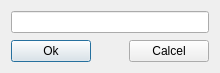
<?xml version="1.0" encoding="UTF-8"?>
<ui version="4.0">
 <class>RAOgame5TilesOrderDialog</class>
 <widget class="QDialog" name="RAOgame5TilesOrderDialog">
  <property name="geometry">
   <rect>
    <x>0</x>
    <y>0</y>
    <width>220</width>
    <height>73</height>
   </rect>
  </property>
  <property name="sizePolicy">
   <sizepolicy hsizetype="Fixed" vsizetype="Fixed">
    <horstretch>0</horstretch>
    <verstretch>0</verstretch>
   </sizepolicy>
  </property>
  <property name="windowTitle">
   <string>Игра 5</string>
  </property>
  <layout class="QGridLayout" name="gridLayout">
   <item row="2" column="2">
    <widget class="QPushButton" name="buttonCancel">
     <property name="text">
      <string>Calcel</string>
     </property>
    </widget>
   </item>
   <item row="2" column="0">
    <widget class="QPushButton" name="buttonOk">
     <property name="text">
      <string>Ok</string>
     </property>
     <property name="default">
      <bool>true</bool>
     </property>
    </widget>
   </item>
   <item row="0" column="0" colspan="3">
    <widget class="QLineEdit" name="lineEditPosition"/>
   </item>
   <item row="2" column="1">
    <spacer name="horizontalSpacer">
     <property name="orientation">
      <enum>Qt::Horizontal</enum>
     </property>
     <property name="sizeHint" stdset="0">
      <size>
       <width>40</width>
       <height>20</height>
      </size>
     </property>
    </spacer>
   </item>
   <item row="1" column="0" colspan="3">
    <spacer name="verticalSpacer">
     <property name="orientation">
      <enum>Qt::Vertical</enum>
     </property>
     <property name="sizeHint" stdset="0">
      <size>
       <width>20</width>
       <height>0</height>
      </size>
     </property>
    </spacer>
   </item>
  </layout>
 </widget>
 <tabstops>
  <tabstop>lineEditPosition</tabstop>
  <tabstop>buttonOk</tabstop>
  <tabstop>buttonCancel</tabstop>
 </tabstops>
 <resources/>
 <connections/>
</ui>
